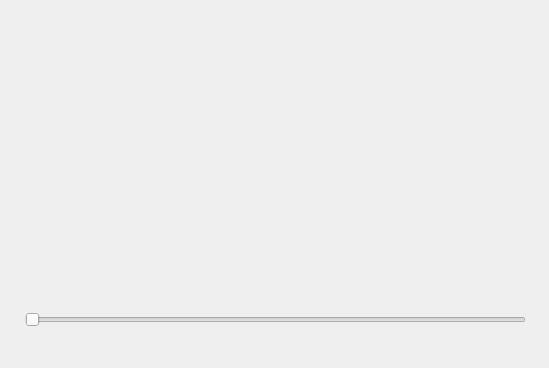
<?xml version="1.0" encoding="UTF-8"?>
<ui version="4.0">
 <class>Dialog</class>
 <widget class="QDialog" name="Dialog">
  <property name="geometry">
   <rect>
    <x>0</x>
    <y>0</y>
    <width>549</width>
    <height>368</height>
   </rect>
  </property>
  <property name="windowTitle">
   <string>Dialog</string>
  </property>
  <widget class="QWidget" name="verticalLayoutWidget">
   <property name="geometry">
    <rect>
     <x>10</x>
     <y>10</y>
     <width>531</width>
     <height>261</height>
    </rect>
   </property>
   <layout class="QVBoxLayout" name="load_plot_lay"/>
  </widget>
  <widget class="QWidget" name="verticalLayoutWidget_2">
   <property name="geometry">
    <rect>
     <x>10</x>
     <y>280</y>
     <width>531</width>
     <height>81</height>
    </rect>
   </property>
   <layout class="QVBoxLayout" name="x_lay">
    <property name="leftMargin">
     <number>15</number>
    </property>
    <property name="rightMargin">
     <number>15</number>
    </property>
    <item>
     <widget class="QSlider" name="plot_slider">
      <property name="sizePolicy">
       <sizepolicy hsizetype="Expanding" vsizetype="Fixed">
        <horstretch>0</horstretch>
        <verstretch>0</verstretch>
       </sizepolicy>
      </property>
      <property name="minimumSize">
       <size>
        <width>0</width>
        <height>20</height>
       </size>
      </property>
      <property name="font">
       <font>
        <pointsize>10</pointsize>
       </font>
      </property>
      <property name="orientation">
       <enum>Qt::Horizontal</enum>
      </property>
     </widget>
    </item>
   </layout>
  </widget>
 </widget>
 <resources/>
 <connections/>
</ui>
